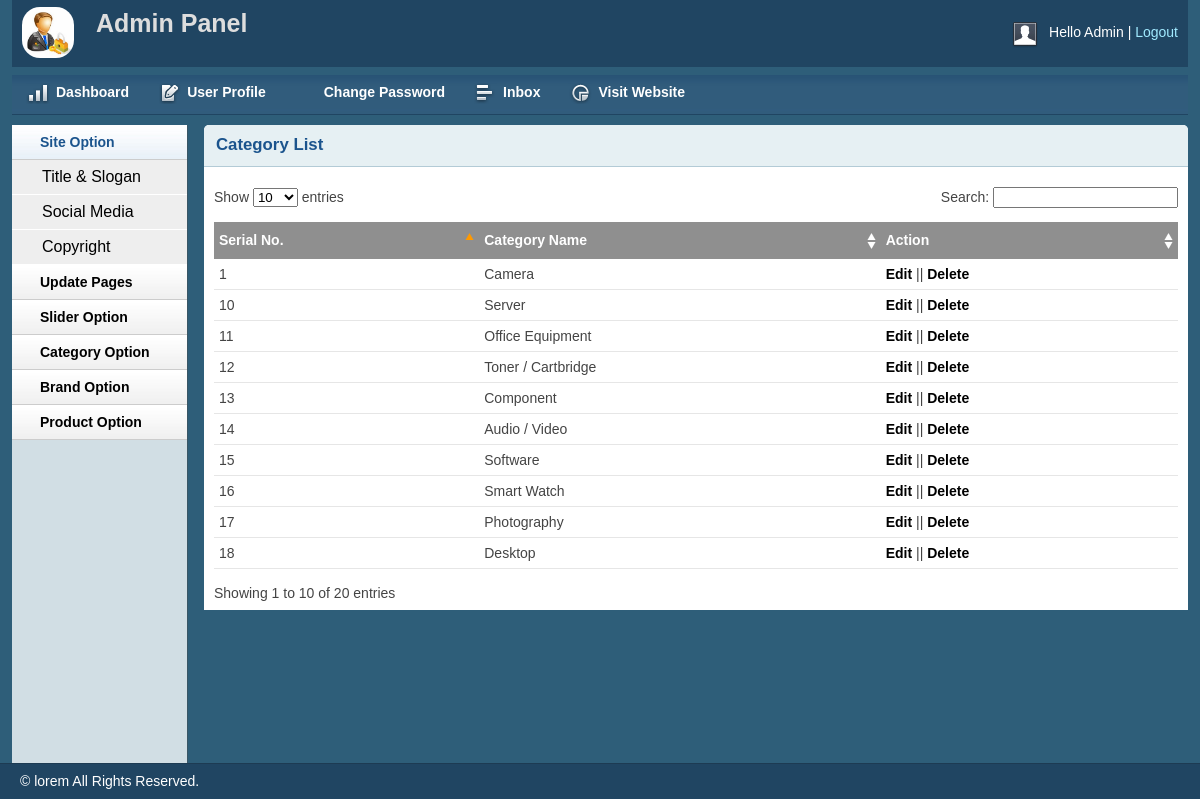
The app's page /admin/catlist.php (signed in) with its own data.
### tables this page shows
CREATE TABLE `tbl_category` (
  `catId` int(11) NOT NULL,
  `catName` varchar(255) NOT NULL
);

### lib/Database.php (called while the page is built, shortened)
<?php
Class Database{
	 public $host   = DB_HOST;
	 public $user   = DB_USER;
	 public $pass   = DB_PASS;
	 public $dbname = DB_NAME;
	 public $link;
	private function connectDB(){
		 $this->link = new mysqli($this->host, $this->user, $this->pass, $this->dbname);
	 }
	public function select($query){
		  $result = $this->link->query($query) or
		   die($this->link->error.__LINE__);
		  if($result->num_rows > 0){
		    return $result;
		  } else {
		    return false;
		  }
	 }
}

### classes/Category.php (called while the page is built, shortened)
<?php
		$filepath = realpath(dirname(__FILE__));
		include_once ($filepath.'/../lib/Database.php');
?>
<?php
Class Category{
		private $db;
		public function __construct(){
			$this->db = new Database();
		}
		public function getAllCategory(){
			$query	= " SELECT * FROM 	tbl_category ORDER BY catId DESC";
			$result = $this->db->select($query);
			return $result;
		}
}
?>

### admin/catlist.php (the view, shortened to what this page needs)
<?php include 'inc/header.php';?>
<?php include 'inc/sidebar.php';?>
<?php include '../classes/Category.php';  ?>
<?php
	$cat = new Category();
?>
        <div class="grid_10">
            <div class="box round first grid">
                <h2>Category List</h2>
                <div class="block">
                    <table class="data display datatable" id="example">
					<thead>
						<tr>
							<th>Serial No.</th>
							<th>Category Name</th>
							<th>Action</th>
						</tr>
					</thead>
					<tbody>
				<?php
					$getcat = $cat->getAllCategory();
					if ($getcat) {
						$i = 0;
						while ($result = $getcat->fetch_assoc()) {
							$i++;
				?>
						<tr class="odd gradeX">
							<td> <?php echo $i; ?> </td>
							<td> <?php echo $result['catName']; ?> </td>
							<td>
								<a href="catedit.php?catid=<?php echo $result['catId'];?>">Edit</a> ||
								<a onclick ="return confirm('Are you sure to delete!')" href="?delcat=<?php echo $result['catId'];?>">Delete</a>
							</td>
 						</tr>
				<?php } } ?>
					</tbody>
				</table>
               </div>
            </div>
        </div>
<?php include 'inc/footer.php';?>

### admin/css/text.css (style rules this page uses)
body { font: 13px/1.5 Tahoma, Helvetica, Arial, 'Liberation Sans', FreeSans, sans-serif; }
h2 { font-size: 23px; }
p, dl, hr, h1, h2, h3, h4, h5, h6, ol, ul, pre, table, address, fieldset { margin-bottom: 20px; }

### admin/css/grid.css (style rules this page uses)
.grid_1, .grid_2, .grid_3, .grid_4, .grid_5, .grid_6, .grid_7, .grid_8, .grid_9, .grid_10, .grid_11, .grid_12, .grid_13, .grid_14, .grid_15, .grid_16 { display: inline; float: left; margin-left: 1%; margin-right: 1%; }
.container_12 .grid_10 { width: 81.333%; }

### admin/css/layout.css (style rules this page uses)
body { background: #fff none repeat scroll 0 0; color: #444; font-size: 14px; padding: 0; }
a { color: #000; font-weight:bold; text-decoration: none; }
h1, h2, h3, h4, h5, h6 { line-height:1.2em; margin-bottom:.3em; }
h2 { margin-top:1em; }
.box { background:#fff; margin-bottom:20px; padding:10px 10px 10px 10px; margin-left:-8px; }
.box.grid { padding-bottom:40px; }
.box.round { -moz-border-radius: 5px 5px 0px 0px; -webkit-border-radius: 5px 5px 0px 0px; border-radius: 5px 5px 0px 0px; }
.box h2 { font-size:1.2em; font-weight:bold; color:#1B548D; background:#E6F0F3; margin:-10px -10px 0 -10px; padding:10px 12px; border-bottom:1px solid #B3CBD6; -moz-border-radius: 5px 5px 0px 0px; -webkit-border-radius: 5px 5px 0px 0px; border-radius: 5px 5px 0px 0px; }
.box.first { min-height: 406px; }
.block { padding-top:20px; }
.block { padding-bottom:1px; }
table.display { margin: 0 auto; clear: both; width: 100%; }
.sorting_asc { background: #8f8f8f url(../img/table/sort_asc.png) no-repeat center right; padding:8px 5px; text-align:left; color:#fff; }
.sorting { background:#8f8f8f url(../img/table/sort_both.png) no-repeat center right; padding:8px 5px; text-align:left; color:#fff; }
tr.odd { height: 30px; line-height: 30px; border-bottom:1px solid #e6e6e6; }
tr.even { height: 30px; line-height: 30px; border-bottom:1px solid #e6e6e6; }
tr.odd td, tr.even td { padding-left:5px; }

### records on screen
tbl_category: catName "Camera"
tbl_category: catName "Server"
tbl_category: catName "Office Equipment"
tbl_category: catName "Toner / Cartbridge"
tbl_category: catName "Component"
tbl_category: catName "Audio / Video"
tbl_category: catName "Software"
tbl_category: catName "Smart Watch"
tbl_category: catName "Photography"
tbl_category: catName "Desktop"
